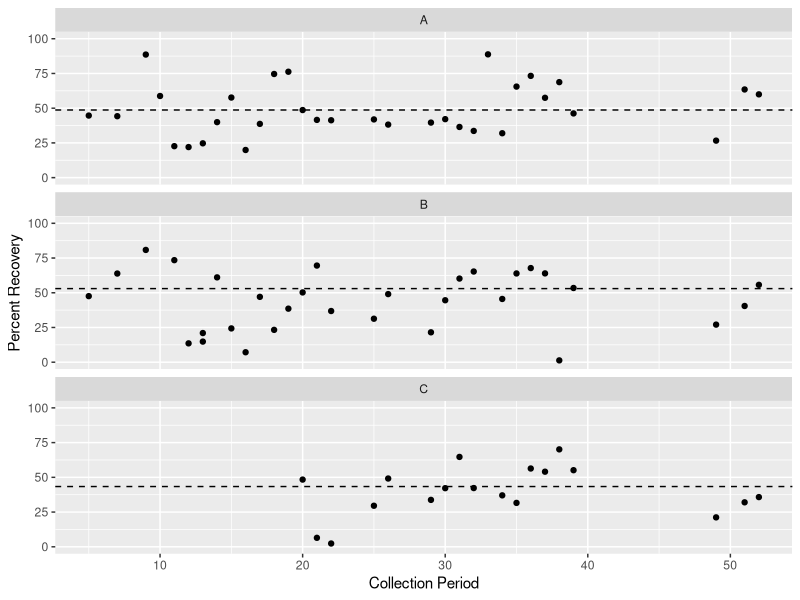

Source code (R):
#Load Libraries
library(tidyverse)
library(plyr)
library(dplyr)

#Load Data 
recovery_data = read.csv("./data/raw_data/QC/recovery_data.csv")
names(recovery_data)[1]= "collection_num"

calf_guard = read.csv("./data/raw_data//QC/calfguard.csv")
names(calf_guard)[1]= "sample_id"

#Generate Sampling Data Set
#Sampling Data 
sample_data = data.frame("collection_num" = 5:54, "date" = c("2020-06-16", "2020-06-23", "2020-06-30", "2020-07-07", "2020-07-14", "2020-07-21", "2020-07-28", 
                                                             "2020-08-04", "2020-08-11", "2020-08-18", "2020-08-25", "2020-09-01", 
                                                             "2020-09-08", "2020-09-15", "2020-09-22", "2020-09-29", 
                                                             "2020-10-06", "2020-10-13", "2020-10-20", "2020-10-27",
                                                             "2020-11-02", "2020-11-04", "2020-11-09", "2020-11-11", 
                                                             "2020-11-16", "2020-11-18", "2020-11-23", "2020-11-25", 
                                                             "2020-11-30", "2020-12-02", "2020-12-07", "2020-12-09", 
                                                             "2020-12-14", "2020-12-16", "2020-12-21", "2020-12-23", 
                                                             "2020-12-28", "2021-01-04", "2021-01-11", "2021-01-13", 
                                                             "2021-01-19", "2021-01-20", "2021-01-25", "2021-01-27", 
                                                             "2021-02-01", "2021-02-03", "2021-02-08", "2021-02-10", 
                                                             "2021-02-15", "2021-02-17"), stringsAsFactors = FALSE)
sample_data$date = as.Date(sample_data$date)
sample_data$collection_num = as.character(sample_data$collection_num)

recovery_data = plyr::ddply(recovery_data,.(sample_id, cg_num),plyr::summarize, avg_ct = mean(ct))
recovery_data = recovery_data %>% separate(sample_id, into = c("wrf", "collection_num", "rep"), sep = "_") %>% drop_na()
recovery_data$collection_num = as.numeric(recovery_data$collection_num)

recovery_average = plyr::ddply(recovery_data,.(wrf, collection_num),plyr::summarize, avg_ct = mean(avg_ct))

recovery_data = recovery_data %>% mutate(copies_ul_rxn = 10^((avg_ct-30.7)/-3.238))
recovery_data = recovery_data %>% mutate(copies_ul_sample = copies_ul_rxn *20/2*25/3*60/280)




calf_guard = plyr::ddply(calf_guard,.(sample_id),plyr::summarize, avg_ct = mean(ct))
calf_guard = calf_guard %>% separate(sample_id, into = c("CG", "cg_num"), sep = "_") %>% drop_na()
calf_guard$cg_num = as.numeric(calf_guard$cg_num)



calf_guard = calf_guard %>% mutate(copies_ul_rxn = 10^((avg_ct-30.7)/-3.238))
calf_guard = calf_guard %>% mutate(copies_ul_input = copies_ul_rxn *20/2*25/3*60/50*40/40000)



recovery_calc_1 = recovery_data %>% select(wrf, collection_num, cg_num, copies_ul_sample)
recovery_calc_2 = calf_guard %>% select(cg_num, copies_ul_input)

recovery_calc = left_join(recovery_calc_1, recovery_calc_2, by = "cg_num")
recovery_calc = recovery_calc %>% mutate(percent_recovery = 100*(copies_ul_sample/copies_ul_input))

recovery_calc$wrf = fct_recode(recovery_calc$wrf, A = "NO", B = "MI", C = "CC")
recovery_calc$wrf = ordered(recovery_calc$wrf, levels = c("A", "B", "C"))

rec_avg_wrf = recovery_calc %>% drop_na()
rec_avg_wrf = plyr::ddply(rec_avg_wrf,.(wrf),plyr::summarize, avg_rec = mean(percent_recovery))

recovery_calc = recovery_calc %>% filter(percent_recovery < 100)

ggplot() + 
  geom_point(data = recovery_calc, aes(x = collection_num, y = percent_recovery)) + 
  geom_hline(data = rec_avg_wrf, aes(yintercept = avg_rec), color="black", linetype="dashed") + 
  ylab("Percent Recovery") + 
  xlab("Collection Period") +
  ylim(0,100) +
  facet_wrap(~wrf, ncol = 1)

